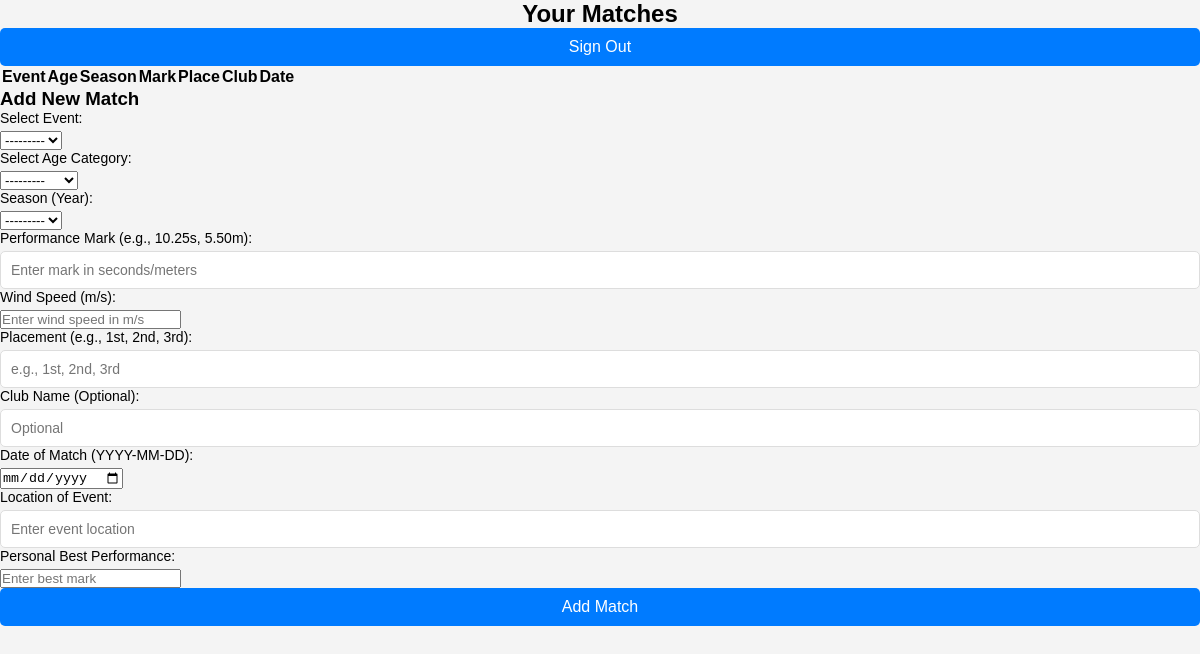
The page /athlete/matches/ (signed in) on the database as committed earlier.
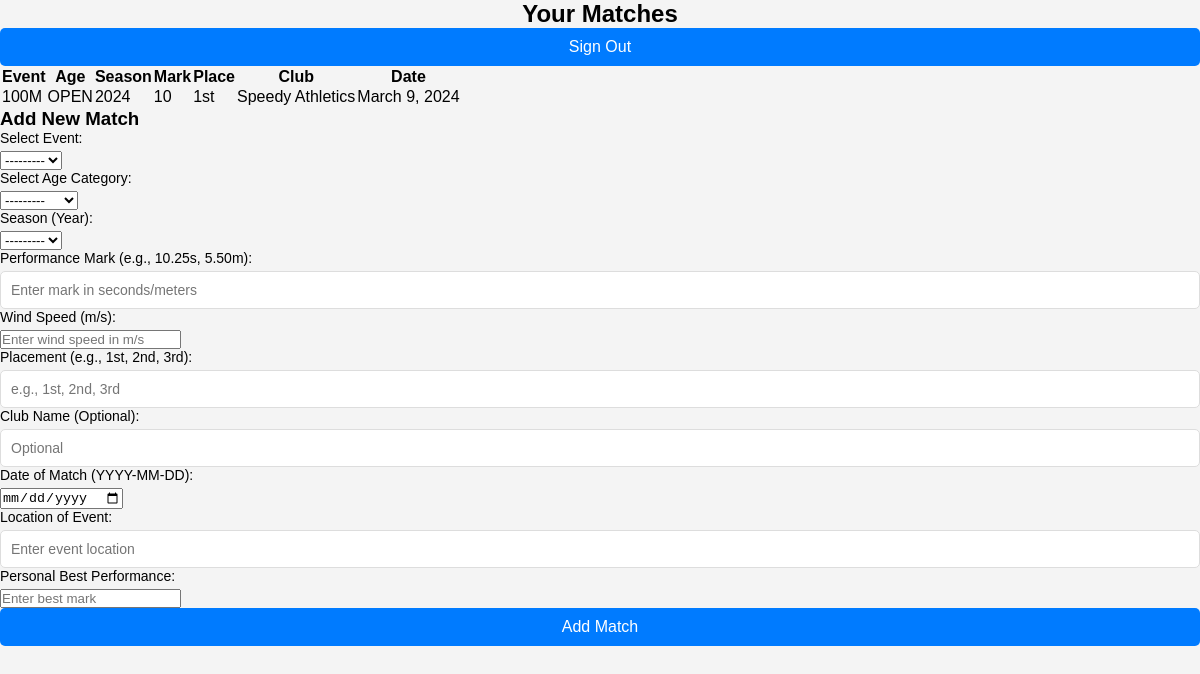
The same page on the database as committed later.
### webApp/models.py (models this page shows, shortened)
class Match(models.Model):
    AGES = [
        ("OPEN", "Open"),
        ("U-23", "Under-23"),
        ("U-20", "Under-20"),
        ("U-18", "Under-18"),
        ("U-17", "Under-17"),
        ("U-15", "Under-15"),
        ("U-13", "Under-13"),
        ("U-11", "Under-11"),
        ("U-09", "Under-9"),
    ]
    SEASON = [
        (2025, "2025"),
        (2024, "2024"),
        (2023, "2023"),
        (2022, "2022"),
        (2021, "2021"),
        (2020, "2020"),
        (2019, "2019"),
    ]
    matchID = models.AutoField(primary_key=True)
    athlete = models.ForeignKey(Athlete, on_delete=models.CASCADE, related_name="matches", null=True)  # ForeignKey to Athlete
    event = models.ForeignKey(Event, on_delete=models.CASCADE, related_name="matches", null=True)  # ForeignKey to Event
    windSpeed = models.DecimalField(max_digits=3, decimal_places=1)
    place = models.CharField(max_length=200)
    date = models.DateField()
    location = models.CharField(max_length=200)
    mark = models.CharField(max_length=10)
    age = models.CharField(max_length=5, choices=AGES)
    club = models.CharField(max_length=200, default=None, blank=True, null=True)  # The club name the athlete performed under for a match
    personalBest = models.DecimalField(max_digits=10, decimal_places=2)
    season = models.IntegerField(choices=SEASON)
    gender = models.CharField(max_length=6, choices=Athlete.GENDER, default="MALE")  # Match gender (can be different from athlete)

class Event(models.Model):
    EVENTS = [
        ("60M", "60 Meters"),
        ("80M", "80 Meters"),
        ("100M", "100 Meters"),
        ("200M", "200 Meters"),
        ("400M", "400 Meters"),
        ("800M", "800 Meters"),
        ("1000M", "1000 Meters"),
        ("1200M", "1200 Meters"),
        ("1500M", "1500 Meters"),
        ("3000M", "3000 Meters"),
        ("5000M", "5000 Meters"),
        ("10000M", "10000 Meters"),
        ("60H", "60 Hurdles"),
        ("100H", "100 Hurdles"),
        ("110H", "110 Hurdles"),
        ("400H", "400 Hurdles"),
        ("3000SC", "3000 SC"),
        ("4100R", "4×100 Relay"),
        ("4400R", "4×400 Relay"),
        ("HM", "Half Marathon"),
        ("M", "Marathon"),
        ("20KW", "20K Walk"),
        ("PENT", "Pentathlon"),
        ("HEPT", "Heptathlon"),
        ("OCTA", "Octathlon"),
        ("DECA", "Decathlon"),
        ("HJ", "High Jump"),
        ("LJ", "Long Jump"),
        ("TRJ", "Triple Jump"),
        ("PV", "Pole Vault"),
        ("DISCUS", "Discus"),
        ("JAVE", "Javelin"),
        ("HAM", "Hammer"),
        ("SHOT", "Shot Put"),
        ("80H", "80 Hurdles"),
        ("BT", "Ball Throw"),
    ]
    eventID = models.AutoField(primary_key=True)
    eventName = models.CharField(max_length=200, choices=EVENTS)
    description = models.TextField(blank=True, null=True)  # Optional event description
    def __str__(self):
        return self.eventName  # Displays the event's name

### webApp/views.py (the view)
# urls.py: path('athlete/matches/', views.athlete_matches, name='athlete_matches'),
@login_required
def athlete_matches(request):
	athlete = request.user  # Assuming the user model has a related 'athlete'
	matches = Match.objects.filter(athlete=athlete)
	if request.method == 'POST':
		form = MatchForm(request.POST)
		if form.is_valid():
			new_match = form.save(commit=False)
			new_match.athlete = athlete  # Set the logged-in athlete
			new_match.save()
			return redirect('athlete_matches')  # Redirect back to the matches page
	else:
		form = MatchForm()
	return render(request, 'website/athlete_matches.html', {'matches': matches, 'form': form})

### webApp/templates/website/athlete_matches.html (shortened to what this page needs)
{% extends "website/layout.html" %}
{% load static %}
{% block body %}
<h2>Your Matches</h2>
<form action="{% url 'logout' %}" method="post">
    <button type="submit">Sign Out</button>
</form>
<table>
    <tr>
        <th>Event</th>
        <th>Age</th>
        <th>Season</th>
        <th>Mark</th>
        <th>Place</th>
        <th>Club</th>
        <th>Date</th>
    </tr>
    {% for match in matches %}
    <tr>
        <td>{{ match.event }}</td>
        <td>{{ match.age }}</td>
        <td>{{ match.season }}</td>
        <td>{{ match.mark }}</td>
        <td>{{ match.place }}</td>
        <td>{{ match.club }}</td>
        <td>{{ match.date }}</td>
    </tr>
    {% endfor %}
</table>
<h3>Add New Match</h3>
<form method="POST">
    {{ form.as_p }}
    <button type="submit">Add Match</button>
</form>
{% endblock %}

### webApp/templates/website/layout.html (shortened to what this page needs)
{% load static %}
<!DOCTYPE html>
<html lang="en">
<head>
	<link rel="stylesheet" href="{% static 'website/styles.css' %}">
</head>
<body>
	{% block body %}{% endblock %}
</body>
</html>

### webApp/static/website/styles.css (style rules this page uses)
* { box-sizing: border-box; margin: 0; padding: 0; }
body { font-family: Arial, sans-serif; background-color: #f4f4f4; margin: 0; padding: 0; }
h2 { text-align: center; }
label { display: block; font-size: 14px; margin-bottom: 5px; }
input[type="text"], input[type="password"] { width: 100%; padding: 10px; font-size: 14px; border: 1px solid #ddd; border-radius: 5px; }
button { width: 100%; padding: 10px; background-color: #007bff; color: white; border: none; border-radius: 5px; font-size: 16px; }

Rows that differ between the two databases and show on the page:
now on this page (row edited): Match: event "100M", age "OPEN", season "2024", mark "10", place "1st", club "Speedy Athletics", date "March 9, 2024"
